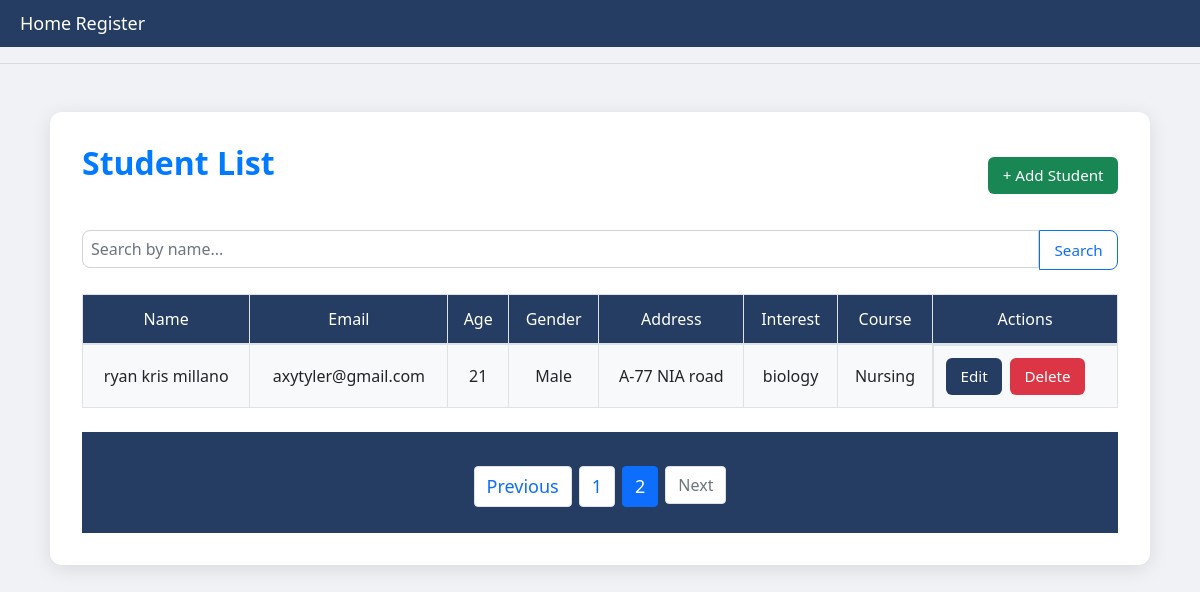
Page /students/?page=2 on the earlier database version.
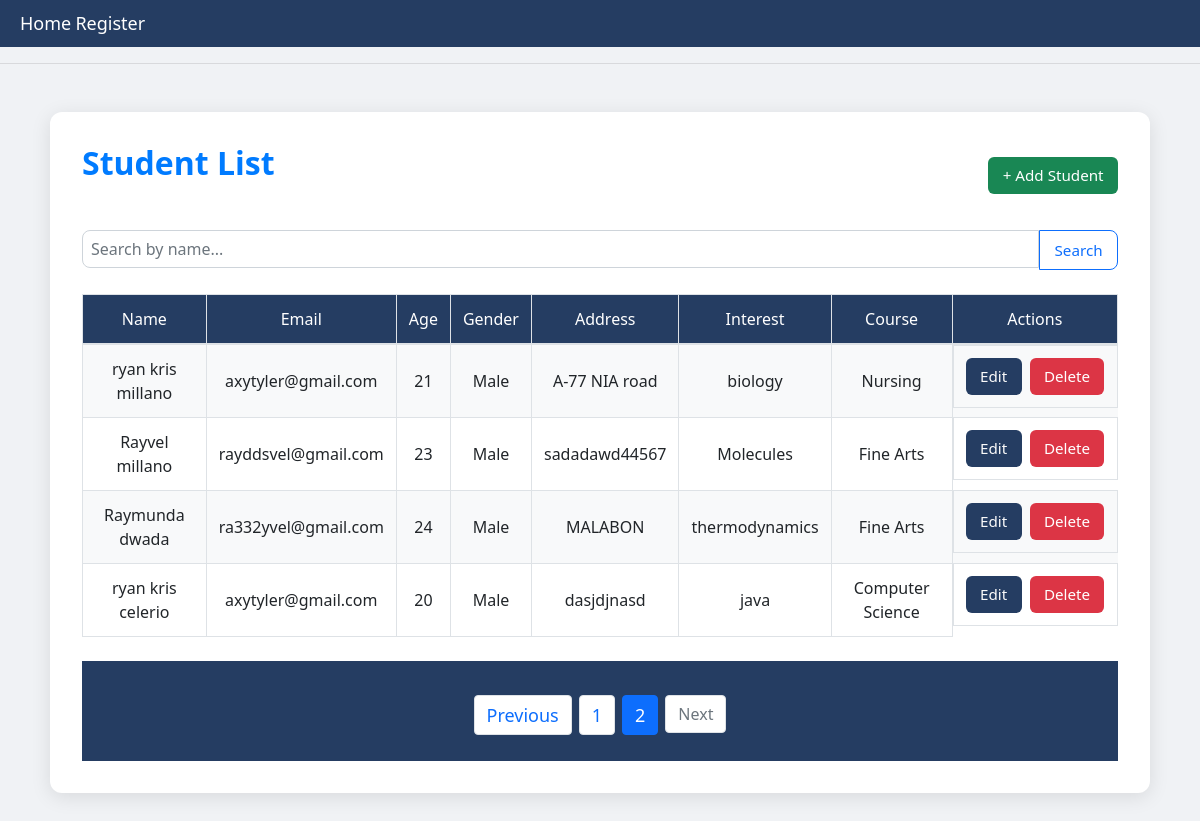
Same page on the later database version.
### student_app/models.py (models this page shows, shortened)
class Student(models.Model):
    MALE = 1
    FEMALE = 2
    OTHER = 3
    GENDER_CHOICES = [
        (MALE, 'Male'),
        (FEMALE, 'Female'),
        (OTHER, 'Other'),
    ]
    first_name = models.CharField(max_length=50)
    last_name = models.CharField(max_length=50)
    address = models.TextField(default='Not Provided')
    email = models.EmailField()
    gender = models.IntegerField(choices=GENDER_CHOICES, default=OTHER)
    age = models.IntegerField()
    interest = models.TextField()
    course = models.CharField(max_length=100, default='BSCS')

### student_app/views.py (the view, shortened to what this page needs)
# urls.py: path('', student_list, name='student_list'),
def student_list(request):
    query = request.GET.get('q', '')
    students = Student.objects.all()
    paginator = Paginator(students, 10)
    page_number = request.GET.get('page')
    page_obj = paginator.get_page(page_number)
    context = {
        'page_obj': page_obj,
        'query': query
    }
    return render(request, 'student_app/student_list.html', context)

### student_app/templates/student_app/student_list.html (shortened to what this page needs)
{% extends "student_app/base.html" %}
{% block content %}
<div class="container mt-5">
    <div class="d-flex justify-content-between align-items-center mb-4">
        <h2 class="text-primary">Student List</h2>
        <a href="{% url 'student_create' %}" class="btn btn-success">+ Add Student</a>
    </div>
    <form method="get" class="mb-4">
        <div class="input-group">
            <input type="text" name="q" class="form-control" placeholder="Search by name..." value="{{ query }}">
            <button class="btn btn-outline-primary" type="submit">Search</button>
        </div>
    </form>
    <div class="table-responsive">
        <table class="table table-bordered table-hover table-striped">
            <thead>
                <tr>
                    <th>Name</th>
                    <th>Email</th>
                    <th>Age</th>
                    <th>Gender</th>
                    <th>Address</th>
                    <th>Interest</th>
                    <th>Course</th>
                    <th>Actions</th>
                </tr>
            </thead>
            <tbody>
                {% for student in page_obj %}
                <tr>
                    <td>{{ student.first_name }} {{ student.last_name }}</td>
                    <td>{{ student.email }}</td>
                    <td>{{ student.age }}</td>
                    <td>{{ student.get_gender_display }}</td>
                    <td>{{ student.address }}</td>
                    <td>{{ student.interest }}</td>
                    <td>{{ student.course }}</td>
                    <td class="d-flex gap-2">
                        <a href="{% url 'student_update' student.pk %}" class="btn btn-sm btn-warning">Edit</a>
                        <a href="{% url 'student_delete' student.pk %}" class="btn btn-sm btn-danger">Delete</a>
                    </td>
                </tr>
                {% empty %}
                <tr>
                    <td colspan="8" class="text-center">No students found.</td>
                </tr>
                {% endfor %}
            </tbody>
        </table>
    </div>
    {% if page_obj.has_other_pages %}
    <nav>
        <ul class="pagination justify-content-center mt-4">
            {% if page_obj.has_previous %}
            <li class="page-item">
                <a class="page-link" href="?{% if query %}q={{ query }}&{% endif %}page={{ page_obj.previous_page_number }}">Previous</a>
            </li>
            {% else %}
            <li class="page-item disabled"><span class="page-link">Previous</span></li>
            {% endif %}
            {% for num in page_obj.paginator.page_range %}
            <li class="page-item {% if page_obj.number == num %}active{% endif %}">
                <a class="page-link" href="?{% if query %}q={{ query }}&{% endif %}page={{ num }}">{{ num }}</a>
            </li>
            {% endfor %}
            {% if page_obj.has_next %}
            <li class="page-item">
                <a class="page-link" href="?{% if query %}q={{ query }}&{% endif %}page={{ page_obj.next_page_number }}">Next</a>
            </li>
            {% else %}
            <li class="page-item disabled"><span class="page-link">Next</span></li>
            {% endif %}
        </ul>
    </nav>
    {% endif %}
</div>
{% endblock %}

### student_app/templates/student_app/base.html (shortened to what this page needs)
<!DOCTYPE html>
<html lang="en">
<head>
    <link href="https://stackpath.bootstrapcdn.com/bootstrap/4.5.2/css/bootstrap.min.css" rel="stylesheet">
</head>
<body>
    <nav class="d-flex justify-content-between align-items-center">
        <div>
            <a href="{% url 'student_list' %}" class="me-3">Home</a>
            <a href="{% url 'register_student' %}" class="me-3">Register</a>
        </div>
    </nav>
    <hr>
    {% block content %}{% endblock %}
</body>
</html>

### student_app/templates/student_app/base.html (style rules this page uses)
body { background-color: #f4f6f7; }
nav { background-color: #253d62; padding: 10px 20px; }
nav a { color: white; text-decoration: none; font-size: 18px; }

### student_app/templates/student_app/student_list.html (style rules this page uses)
body { font-family: 'Segoe UI', Tahoma, Geneva, Verdana, sans-serif; background-color: #f0f2f5; margin: 0; padding: 0; }
.container { max-width: 1100px; margin: 2rem auto; background: #ffffff; padding: 2rem; border-radius: 12px; box-shadow: 0 4px 20px rgba(0, 0, 0, 0.1); }
h2.text-primary { color: #253d62; font-weight: 600; margin-bottom: 1.5rem; }
.btn { font-size: 0.95rem; border-radius: 6px; padding: 0.45rem 0.9rem; transition: background-color 0.3s ease, color 0.3s ease; }
.btn-success { background-color: #198754; border: none; color: #fff; }
.btn-warning { background-color:#253d62; border: none; color: #fafafa; }
.btn-danger { background-color: #dc3545; border: none; color: #fff; }
.btn-outline-primary { border: 1px solid #0d6efd; color: #0d6efd; background-color: transparent; }
.btn-sm { margin-right: 8px; }
.btn-sm:last-child { margin-right: 0; }
.input-group input { border-radius: 0.5rem 0 0 0.5rem; padding: 0.5rem; border: 1px solid #ced4da; }
.input-group .btn { border-radius: 0 0.5rem 0.5rem 0; }
.table-responsive { overflow-x: auto; }
.table { width: 100%; border-collapse: collapse; margin-bottom: 1.5rem; }
.table th, .table td { padding: 0.75rem; text-align: center; vertical-align: middle; border: 1px solid #dee2e6; }
.table th { background-color: #253d62; color: #fff; font-weight: 500; }
.table-striped tbody tr:nth-of-type(odd) { background-color: #f8f9fa; }
.pagination { display: flex; justify-content: center; padding-left: 0; list-style: none; border-radius: 0.25rem; }
.pagination .page-item { margin: 0 0.25rem; }
.pagination .page-link { position: relative; display: block; padding: 0.5rem 0.75rem; color: #0d6efd; text-decoration: none; background-color: #fff; border: 1px solid #dee2e6; border-radius: 0.25rem; transition: background-color 0.3s ease, color 0.3s ease; }
.pagination .page-item.active .page-link { z-index: 1; color: #fff; background-color: #0d6efd; border-color: #0d6efd; }
.pagination .page-item.disabled .page-link { color: #6c757d; pointer-events: none; background-color: #fff; border-color: #dee2e6; }

Differences in the rows shown:
added Student: first_name "Rayvel", last_name "millano", email "rayddsvel@gmail.com", age "23", gender "Male", address "sadadawd44567", interest "Molecules", course "Fine Arts"
added Student: first_name "Raymunda", last_name "dwada", email "ra332yvel@gmail.com", age "24", gender "Male", address "MALABON", interest "thermodynamics", course "Fine Arts"
added Student: first_name "ryan kris", last_name "celerio", email "axytyler@gmail.com", age "20", gender "Male", address "dasjdjnasd", interest "java", course "Computer Science"
